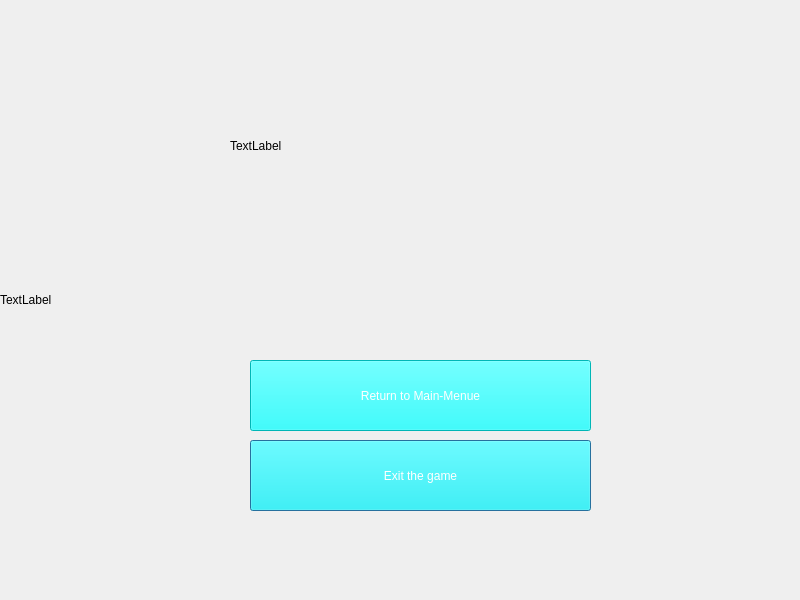
<?xml version="1.0" encoding="UTF-8"?>
<ui version="4.0">
 <class>LoseWindow</class>
 <widget class="QDialog" name="LoseWindow">
  <property name="geometry">
   <rect>
    <x>0</x>
    <y>0</y>
    <width>800</width>
    <height>600</height>
   </rect>
  </property>
  <property name="windowTitle">
   <string>Dialog</string>
  </property>
  <widget class="QLabel" name="Image">
   <property name="geometry">
    <rect>
     <x>0</x>
     <y>0</y>
     <width>800</width>
     <height>600</height>
    </rect>
   </property>
   <property name="text">
    <string>TextLabel</string>
   </property>
  </widget>
  <widget class="QPushButton" name="PlayButton">
   <property name="geometry">
    <rect>
     <x>250</x>
     <y>440</y>
     <width>341</width>
     <height>71</height>
    </rect>
   </property>
   <property name="styleSheet">
    <string notr="true">font: 18pt &quot;Showcard Gothic&quot;;
background-color: rgb(0, 255, 255);
color: rgb(255, 255, 255);</string>
   </property>
   <property name="text">
    <string>Exit the game</string>
   </property>
  </widget>
  <widget class="QPushButton" name="PlayButton_2">
   <property name="geometry">
    <rect>
     <x>250</x>
     <y>360</y>
     <width>341</width>
     <height>71</height>
    </rect>
   </property>
   <property name="styleSheet">
    <string notr="true">font: 18pt &quot;Showcard Gothic&quot;;
background-color: rgb(0, 255, 255);
color: rgb(255, 255, 255);</string>
   </property>
   <property name="text">
    <string>Return to Main-Menue</string>
   </property>
  </widget>
  <widget class="QLabel" name="scoreLabel">
   <property name="geometry">
    <rect>
     <x>230</x>
     <y>100</y>
     <width>331</width>
     <height>91</height>
    </rect>
   </property>
   <property name="text">
    <string>TextLabel</string>
   </property>
  </widget>
 </widget>
 <resources/>
 <connections/>
</ui>
